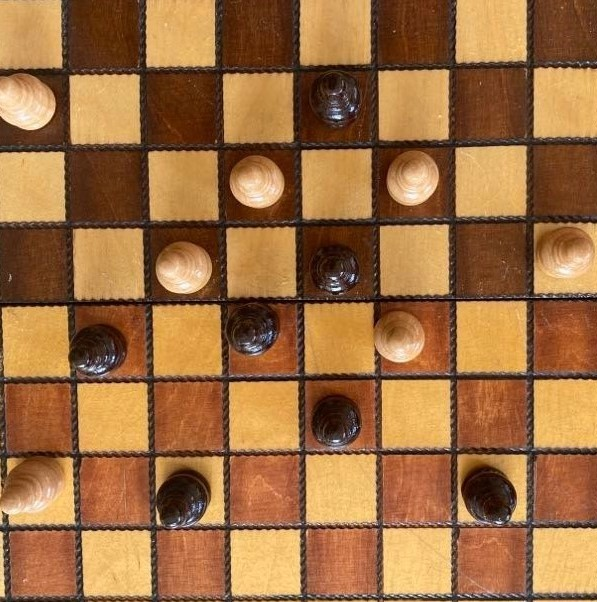
#> input picture py/WM_szachy/images/1.jpg, 597 x 602 px
$ python temp.py
#> lines starting #> are read from the running program, lines starting #| are printed output that depends on the picture; after the words box and inside, x2 and y2 are one past the last pixel; in counts of white or black regions, pixels touching at a corner belong together
import numpy as np
import cv2

def count_pieces(file_name):
#> called with file_name = './images/1.jpg'
    chess = cv2.imread(file_name)
#> chess is the input picture: shape (602, 597, 3); mean B, G, R 64.9, 109.1, 156.7
    chess_small = cv2.pyrDown(chess)
    cv2.imshow("Basic", chess_small)

    chess2 = cv2.cvtColor(chess_small,cv2.COLOR_RGB2GRAY)
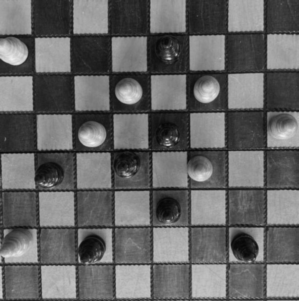
#> chess2: shape (301, 299); min 7, max 240, mean 101.3

    edges = cv2.Canny(chess2, 100, 200)
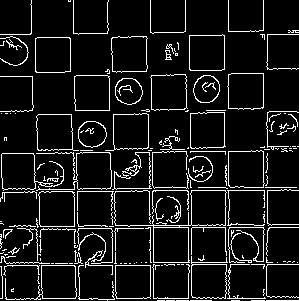
#> edges: shape (301, 299); 9% white in thin lines or dots
    cv2.imshow("Edges", edges)
    chess3 = cv2.GaussianBlur(chess2, (3,3),0)
    '''cv2.imshow("2", chess2)

    cv2.imshow("3", chess3)'''

    chess_thresh = cv2.adaptiveThreshold(chess3, 255, cv2.ADAPTIVE_THRESH_GAUSSIAN_C, cv2.THRESH_BINARY,11,7)
#> chess_thresh: shape (301, 299); 83.3% white; 150 black regions (129 under 20 px), largest, box (x1, y1, x2, y2) and area: (0, 0, 299, 301) 12772, (0, 254, 87, 301) 700, (80, 234, 106, 261) 166
    cv2.imshow("Thresholded", chess_thresh)

    kernel1 = cv2.getStructuringElement(cv2.MORPH_ELLIPSE, (6, 6))
    kernel2 = cv2.getStructuringElement(cv2.MORPH_ELLIPSE, (2, 2))
    kernel3 = cv2.getStructuringElement(cv2.MORPH_ELLIPSE, (7, 7))
    kernel4 = cv2.getStructuringElement(cv2.MORPH_ELLIPSE, (8, 8))

    chess_median = cv2.medianBlur(chess_thresh, 3)
#> chess_median: shape (301, 299); 83.6% white; 64 black regions (43 under 20 px), largest, box (x1, y1, x2, y2) and area: (0, 0, 299, 301) 12798, (0, 254, 86, 301) 768, (80, 234, 106, 260) 166
    cv2.imshow("Median Blur", chess_median)

    chess_closed = cv2.morphologyEx(chess_median, cv2.MORPH_CLOSE, kernel2)
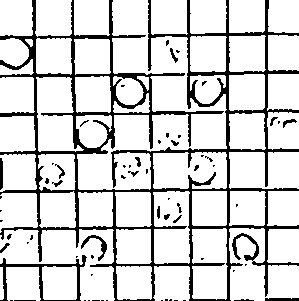
#> chess_closed: shape (301, 299); 83.8% white; 64 black regions (44 under 20 px), largest, box (x1, y1, x2, y2) and area: (0, 0, 299, 301) 12783, (0, 255, 87, 301) 668, (81, 235, 107, 261) 165
    cv2.imshow("Closed", chess_closed)

    chess_dilate = cv2.erode(chess_closed, kernel1)
#> chess_dilate: shape (301, 299); 57.2% white; 6 black regions, box (x1, y1, x2, y2) and area: (0, 0, 299, 301) 38319, (234, 202, 241, 210) 46, (166, 196, 173, 203) 39, (89, 272, 96, 279) 39, (0, 218, 6, 225) 34, (0, 208, 5, 215) 27
    cv2.imshow("Dilated", chess_dilate)

    chess_median2 = cv2.medianBlur(chess_dilate, 11)
#> chess_median2: shape (301, 299); 53.2% white; 1 black region, box (x1, y1, x2, y2) and area: (0, 0, 299, 301) 42126
    cv2.imshow("Median Blur2", chess_median2)

    chess_closed2 = cv2.morphologyEx(chess_median2, cv2.MORPH_CLOSE, kernel3)
#> chess_closed2: shape (301, 299); 53.4% white; 1 black region, box (x1, y1, x2, y2) and area: (0, 0, 299, 301) 41930
    cv2.imshow("Closed2", chess_closed2)

    chess_opened = cv2.morphologyEx(chess_closed2, cv2.MORPH_OPEN, np.ones((7, 7), np.uint8))
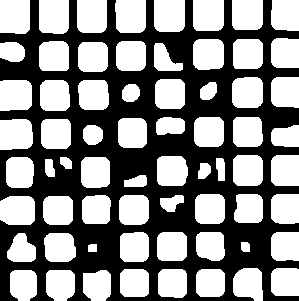
#> chess_opened: shape (301, 299); 52.5% white; 1 black region, box (x1, y1, x2, y2) and area: (0, 0, 299, 301) 42750
    cv2.imshow("Opened", chess_opened)

    chess_dilate2 = cv2.dilate(chess_opened, kernel4)
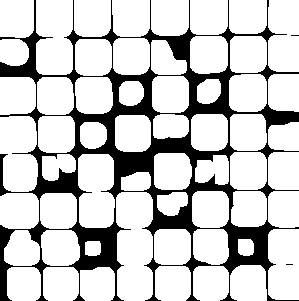
#> chess_dilate2: shape (301, 299); 79.1% white; 3 black regions (2 under 20 px)
    cv2.imshow("Dilated2", chess_dilate2)

    conts, hier = cv2.findContours(chess_dilate2, cv2.RETR_LIST, cv2.CHAIN_APPROX_SIMPLE)
#> conts = 58 contours, 1 with area under 20; largest, box (x1, y1, x2, y2) and area: (116, 192, 153, 301) 3571, (36, 0, 73, 75) 2532, (0, 116, 38, 192) 2422, (78, 154, 115, 228) 2379, (268, 229, 299, 300) 2040
    chess_draw = chess_small.copy()
    chess_draw = cv2.drawContours(chess_draw, conts, -1, (255, 0, 255), 1)
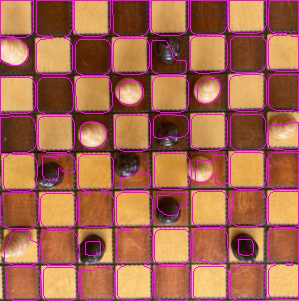
#> chess_draw: shape (301, 299, 3); mean B, G, R 81.3, 101.8, 166.9
    cv2.imshow("All contours", chess_draw)

    chess_draw2 = chess_small.copy()
    edge = cv2.Canny(chess_dilate2, 20, 100)
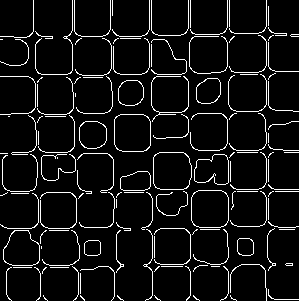
#> edge: shape (301, 299); 7% white in thin lines or dots
    cv2.imshow("Edge",edge)

    pieces = 0
    corners = []

    for cont in conts:
        area = cv2.contourArea(cont)
        if area < 980 and area > 30:
            corners.append(cont)
            pieces=pieces+1
#> this loop made 58 passes
#> area on passes 1, 2, 3, 4, 5, 6, 8, 9, 10, 11, 12, 13: 1044, 1110.5, 1047, 1127, 1146.5, 1172, 199.5, 223, 1203, 977, 2040.5, 1102
#> after the loop, corners = 14 contours; largest, box (x1, y1, x2, y2) and area: (4, 230, 40, 266) 977, (151, 40, 187, 75) 852, (153, 114, 189, 139) 756, (268, 122, 299, 151) 750, (195, 155, 229, 185) 748; pieces = 14

    chess_draw_good = cv2.drawContours(chess_draw2, corners, -1, (255, 0, 0), 1)
    cv2.imshow("Good contours", chess_draw_good)

    print(pieces)
#| 14
    cv2.waitKey()
    cv2.destroyAllWindows()

if __name__=='__main__':
    print(count_pieces('./images/1.jpg'))

$ run again, with py/WM_szachy/images/2.jpg copied over py/WM_szachy/images/1.jpg
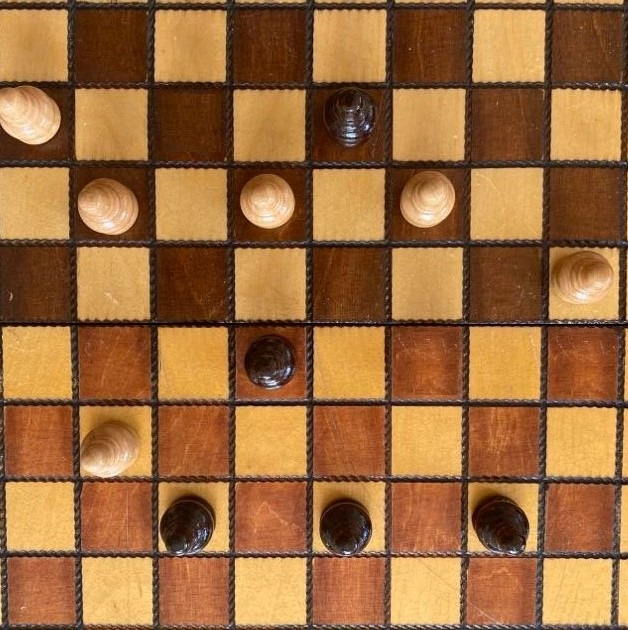
#> input picture py/WM_szachy/images/2.jpg, 628 x 630 px
#> in count_pieces, chess is the input picture: shape (630, 628, 3); mean B, G, R 60.6, 105.7, 154.8
#> edges: shape (315, 314); 8.9% white in thin lines or dots
#> chess_thresh: shape (315, 314); 83.1% white; 144 black regions (126 under 20 px), largest, box (x1, y1, x2, y2) and area: (0, 0, 314, 315) 15462, (160, 248, 186, 275) 182, (177, 56, 185, 75) 66
#> chess_median: shape (315, 314); 83.3% white; 60 black regions (45 under 20 px), largest, box (x1, y1, x2, y2) and area: (0, 0, 314, 315) 15538, (160, 249, 186, 275) 178, (177, 56, 185, 75) 64
#> chess_closed: shape (315, 314); 83.5% white; 49 black regions (31 under 20 px), largest, box (x1, y1, x2, y2) and area: (0, 0, 314, 315) 14597, (0, 268, 90, 315) 562, (82, 248, 109, 275) 174
#> chess_dilate: shape (315, 314); 56.9% white; 6 black regions, box (x1, y1, x2, y2) and area: (0, 0, 314, 315) 42448, (0, 219, 5, 231) 50, (240, 216, 247, 223) 39, (171, 312, 184, 315) 38, (91, 312, 99, 315) 23, (244, 312, 251, 315) 20
#> chess_median2: shape (315, 314); 52.9% white; 4 black regions (2 under 20 px), largest, box (x1, y1, x2, y2) and area: (0, 0, 314, 315) 46581, (0, 220, 4, 230) 29
#> chess_closed2: shape (315, 314); 53.1% white; 2 black regions, box (x1, y1, x2, y2) and area: (0, 0, 314, 315) 46345, (0, 221, 4, 229) 24
#> chess_opened: shape (315, 314); 52.3% white; 2 black regions, box (x1, y1, x2, y2) and area: (0, 0, 314, 315) 47167, (0, 221, 4, 229) 24
#> in count_pieces, `chess_dilate2 = cv2.dilate(chess_opened, kernel4)`:
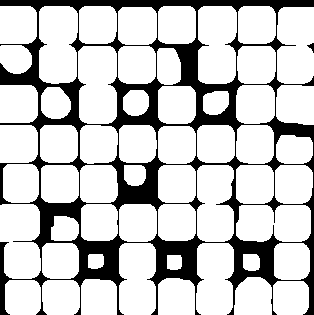
#> chess_dilate2: shape (315, 314); 78.2% white; 2 black regions
#> conts = 55 contours; largest, box (x1, y1, x2, y2) and area: (78, 46, 117, 124) 2736, (198, 6, 237, 84) 2713, (39, 6, 78, 84) 2702, (0, 204, 41, 279) 2591, (277, 7, 314, 84) 2571
#> chess_draw: shape (315, 314, 3); mean B, G, R 76, 99.6, 164.7
#> in count_pieces, `edge = cv2.Canny(chess_dilate2, 20, 100)`:
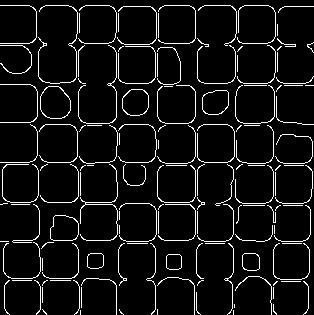
#> edge: shape (315, 314); 7% white in thin lines or dots
#> the loop in count_pieces, `for cont in conts:` made 55 passes
#> area on passes 1 to 8: 1109, 1194.5, 1142, 1183, 1235.5, 1222.5, 187, 239
#> after the loop in count_pieces, `for cont in conts:`: corners = 11 contours; largest, box (x1, y1, x2, y2) and area: (276, 135, 313, 164) 902, (157, 48, 181, 85) 750, (41, 87, 71, 119) 744, (0, 45, 32, 74) 734, (51, 216, 79, 241) 564; pieces = 11
#| 11

$ run again, with py/WM_szachy/images/3.jpg copied over py/WM_szachy/images/1.jpg
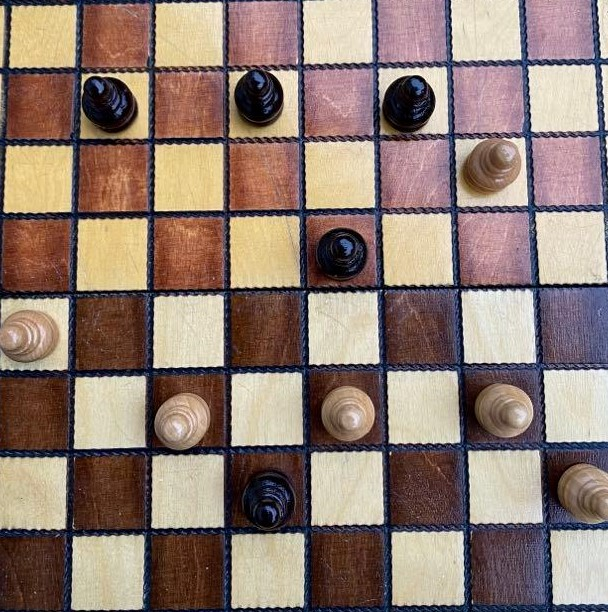
#> input picture py/WM_szachy/images/3.jpg, 608 x 612 px
#> in count_pieces, chess is the input picture: shape (612, 608, 3); mean B, G, R 114.1, 123.6, 143
#> edges: shape (306, 304); 9.7% white in thin lines or dots
#> chess_thresh: shape (306, 304); 81.1% white; 214 black regions (198 under 20 px), largest, box (x1, y1, x2, y2) and area: (0, 0, 304, 306) 15266, (42, 39, 69, 67) 296, (192, 38, 218, 66) 287
#> chess_median: shape (306, 304); 81.5% white; 74 black regions (60 under 20 px), largest, box (x1, y1, x2, y2) and area: (0, 0, 304, 306) 15401, (42, 39, 69, 67) 296, (192, 38, 218, 66) 288
#> chess_closed: shape (306, 304); 81.7% white; 55 black regions (40 under 20 px), largest, box (x1, y1, x2, y2) and area: (0, 0, 304, 306) 15266, (43, 40, 70, 68) 291, (193, 39, 219, 67) 284
#> chess_dilate: shape (306, 304); 54.6% white; 8 black regions, largest, box (x1, y1, x2, y2) and area: (0, 0, 304, 306) 41831, (84, 206, 98, 215) 89, (169, 202, 179, 210) 63
#> chess_median2: shape (306, 304); 50.5% white; 2 black regions (1 under 20 px), largest, box (x1, y1, x2, y2) and area: (0, 0, 304, 306) 46064
#> chess_closed2: shape (306, 304); 50.6% white; 1 black region, box (x1, y1, x2, y2) and area: (0, 0, 304, 306) 45923
#> chess_opened: shape (306, 304); 49.9% white; 58 white regions, largest, box (x1, y1, x2, y2) and area: (241, 270, 273, 306) 1104, (161, 270, 193, 306) 1076, (0, 272, 32, 306) 1065
#> in count_pieces, `chess_dilate2 = cv2.dilate(chess_opened, kernel4)`:
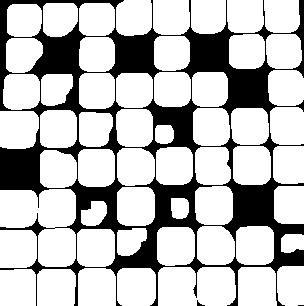
#> chess_dilate2: shape (306, 304); 74% white; 3 black regions (1 under 20 px)
#> conts = 55 contours; largest, box (x1, y1, x2, y2) and area: (0, 189, 76, 267) 3916, (158, 267, 236, 306) 2732, (238, 267, 277, 306) 1392, (117, 268, 156, 306) 1356, (236, 226, 274, 265) 1338
#> chess_draw: shape (306, 304, 3); mean B, G, R 125.8, 116.3, 153.8
#> in count_pieces, `edge = cv2.Canny(chess_dilate2, 20, 100)`:
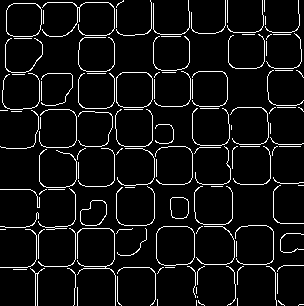
#> edge: shape (306, 304); 6.6% white in thin lines or dots
#> the loop in count_pieces, `for cont in conts:` made 55 passes
#> area on passes 1 to 8: 1322.5, 1237.5, 1356, 1332, 1392.5, 2731.5, 971.5, 350.5
#> after the loop in count_pieces, `for cont in conts:`: corners = 7 contours; box (x1, y1, x2, y2) and area: (277, 266, 304, 306) 972, (41, 74, 73, 106) 819, (117, 228, 147, 256) 619, (81, 201, 107, 226) 450, (281, 234, 304, 253) 350, (171, 198, 189, 219) 309, (155, 125, 174, 144) 296; pieces = 7
#| 7

$ run again, with py/WM_szachy/images/4.png saved as py/WM_szachy/images/1.jpg
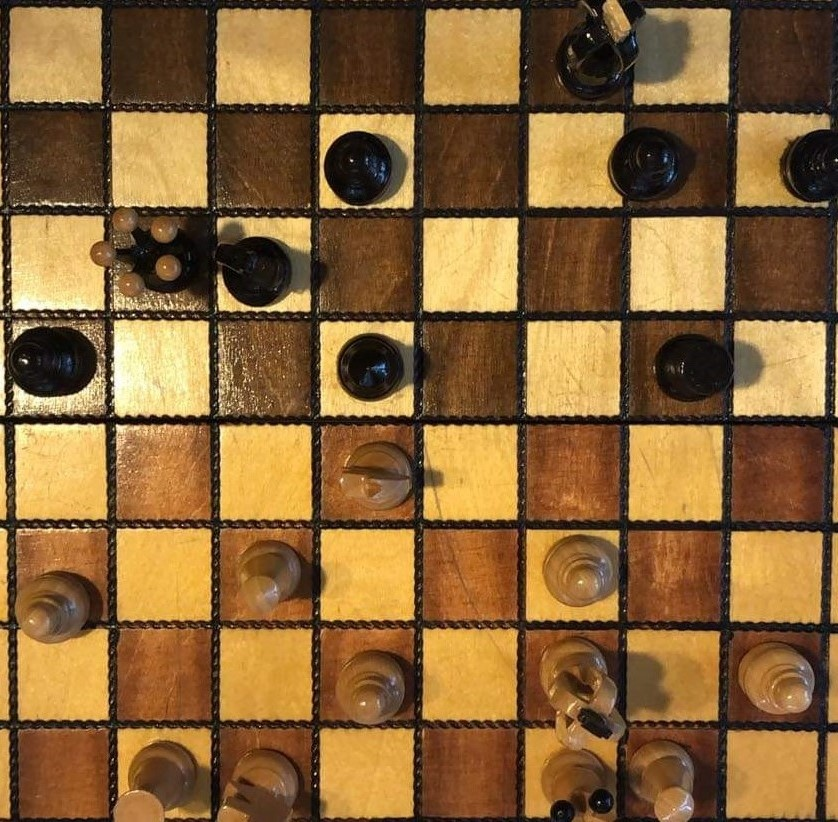
#> input picture py/WM_szachy/images/4.png, 838 x 822 px
#> in count_pieces, chess is the input picture: shape (822, 838, 3); mean B, G, R 55.5, 99.7, 135
#> edges: shape (411, 419); 8.9% white in thin lines or dots
#> chess_thresh: shape (411, 419); 82.1% white; 409 black regions (343 under 20 px), largest, box (x1, y1, x2, y2) and area: (0, 0, 419, 411) 23329, (359, 321, 419, 411) 839, (163, 66, 204, 102) 452
#> chess_median: shape (411, 419); 82.7% white; 195 black regions (133 under 20 px), largest, box (x1, y1, x2, y2) and area: (0, 0, 419, 411) 22193, (359, 322, 419, 411) 841, (208, 0, 264, 57) 681
#> chess_closed: shape (411, 419); 82.9% white; 190 black regions (126 under 20 px), largest, box (x1, y1, x2, y2) and area: (0, 1, 419, 411) 21967, (361, 323, 419, 411) 702, (209, 0, 265, 58) 683
#> chess_dilate: shape (411, 419); 57% white; 26 black regions, largest, box (x1, y1, x2, y2) and area: (0, 0, 419, 411) 71799, (328, 167, 357, 205) 502, (280, 335, 301, 352) 255
#> chess_median2: shape (411, 419); 53.4% white; 3 black regions (1 under 20 px), largest, box (x1, y1, x2, y2) and area: (0, 0, 419, 411) 80168, (130, 283, 139, 292) 51
#> chess_closed2: shape (411, 419); 53.7% white; 1 black region, box (x1, y1, x2, y2) and area: (0, 0, 419, 411) 79659
#> chess_opened: shape (411, 419); 52.2% white; 1 black region, box (x1, y1, x2, y2) and area: (0, 0, 419, 411) 82282
#> chess_dilate2: shape (411, 419); 74.2% white; 5 black regions (3 under 20 px)
#> conts = 76 contours, 3 with area under 20; largest, box (x1, y1, x2, y2) and area: (10, 365, 109, 411) 3243, (156, 0, 215, 56) 2782, (54, 0, 110, 55) 2694, (367, 0, 419, 57) 2654, (311, 57, 368, 108) 2482
#> chess_draw: shape (411, 419, 3); mean B, G, R 68.8, 94.7, 144.8
#> in count_pieces, `edge = cv2.Canny(chess_dilate2, 20, 100)`:
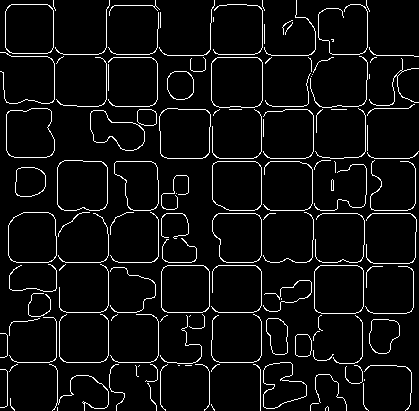
#> edge: shape (411, 419); 5.6% white in thin lines or dots
#> the loop in count_pieces, `for cont in conts:` made 76 passes
#> area on passes 3 to 10: 775, 252.5, 1974.5, 243, 2137.5, 2096, 1676.5, 3243
#> after the loop in count_pieces, `for cont in conts:`: corners = 17 contours; largest, box (x1, y1, x2, y2) and area: (311, 375, 347, 411) 775, (370, 320, 400, 354) 741, (16, 168, 46, 197) 704, (264, 281, 312, 312) 686, (168, 72, 194, 100) 584; pieces = 17
#| 17
